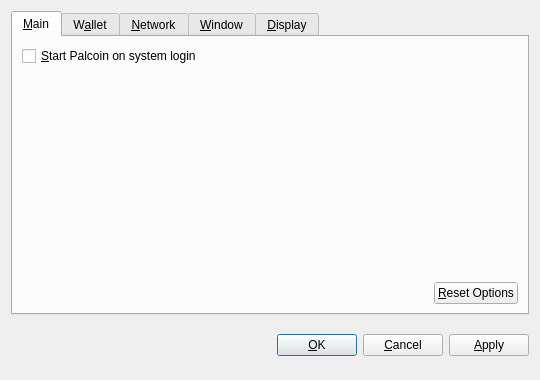
<?xml version="1.0" encoding="UTF-8"?>
<ui version="4.0">
 <class>OptionsDialog</class>
 <widget class="QDialog" name="OptionsDialog">
  <property name="geometry">
   <rect>
    <x>0</x>
    <y>0</y>
    <width>540</width>
    <height>380</height>
   </rect>
  </property>
  <property name="windowTitle">
   <string>Options</string>
  </property>
  <property name="modal">
   <bool>true</bool>
  </property>
  <layout class="QVBoxLayout" name="verticalLayout">
   <item>
    <widget class="QTabWidget" name="tabWidget">
     <property name="tabPosition">
      <enum>QTabWidget::North</enum>
     </property>
     <property name="currentIndex">
      <number>0</number>
     </property>
     <widget class="QWidget" name="tabMain">
      <attribute name="title">
       <string>&amp;Main</string>
      </attribute>
      <layout class="QVBoxLayout" name="verticalLayout_Main">
       <item>
        <widget class="QCheckBox" name="bitcoinAtStartup">
         <property name="toolTip">
          <string>Automatically start Palcoin after logging in to the system.</string>
         </property>
         <property name="text">
          <string>&amp;Start Palcoin on system login</string>
         </property>
        </widget>
       </item>
       <item>
        <spacer name="verticalSpacer_Main">
         <property name="orientation">
          <enum>Qt::Vertical</enum>
         </property>
         <property name="sizeHint" stdset="0">
          <size>
           <width>20</width>
           <height>40</height>
          </size>
         </property>
        </spacer>
       </item>
       <item>
        <layout class="QHBoxLayout" name="horizontalLayout_2_Main">
         <item>
          <spacer name="horizontalSpacer_2_Main">
           <property name="orientation">
            <enum>Qt::Horizontal</enum>
           </property>
           <property name="sizeHint" stdset="0">
            <size>
             <width>40</width>
             <height>20</height>
            </size>
           </property>
          </spacer>
         </item>
         <item>
          <widget class="QPushButton" name="resetButton">
           <property name="toolTip">
            <string>Reset all client options to default.</string>
           </property>
           <property name="text">
            <string>&amp;Reset Options</string>
           </property>
           <property name="autoDefault">
            <bool>false</bool>
           </property>
          </widget>
         </item>
        </layout>
       </item>
      </layout>
     </widget>
     <widget class="QWidget" name="tabWallet">
      <attribute name="title">
       <string>W&amp;allet</string>
      </attribute>
      <layout class="QVBoxLayout" name="verticalLayout_Network">
       <item>
        <widget class="QLabel" name="transactionFeeInfoLabel">
         <property name="text">
          <string>Optional transaction fee per kB that helps make sure your transactions are processed quickly. Most transactions are 1 kB.</string>
         </property>
         <property name="textFormat">
          <enum>Qt::PlainText</enum>
         </property>
         <property name="wordWrap">
          <bool>true</bool>
         </property>
        </widget>
       </item>
       <item>
        <layout class="QHBoxLayout" name="horizontalLayout_1_Main">
         <item>
          <widget class="QLabel" name="transactionFeeLabel">
           <property name="text">
            <string>Pay transaction &amp;fee</string>
           </property>
           <property name="textFormat">
            <enum>Qt::PlainText</enum>
           </property>
           <property name="buddy">
            <cstring>transactionFee</cstring>
           </property>
          </widget>
         </item>
         <item>
          <widget class="BitcoinAmountField" name="transactionFee"/>
         </item>
         <item>
          <spacer name="horizontalSpacer_1_Main">
           <property name="orientation">
            <enum>Qt::Horizontal</enum>
           </property>
           <property name="sizeHint" stdset="0">
            <size>
             <width>40</width>
             <height>20</height>
            </size>
           </property>
          </spacer>
         </item>
        </layout>
       </item>
       <item>
        <widget class="QLabel" name="label">
         <property name="text">
          <string>If you disable the spending of unconfirmed change, the change from a transaction cannot be used until that transaction has at least one confirmation. This also affects how your balance is computed.</string>
         </property>
         <property name="wordWrap">
          <bool>true</bool>
         </property>
        </widget>
       </item>
       <item>
        <widget class="QCheckBox" name="spendZeroConfChange">
         <property name="text">
          <string>Spend unconfirmed change  (experts only)</string>
         </property>
        </widget>
       </item>
       <item>
        <spacer name="verticalSpacer">
         <property name="orientation">
          <enum>Qt::Vertical</enum>
         </property>
         <property name="sizeHint" stdset="0">
          <size>
           <width>20</width>
           <height>40</height>
          </size>
         </property>
        </spacer>
       </item>
      </layout>
     </widget>
     <widget class="QWidget" name="tabNetwork">
      <attribute name="title">
       <string>&amp;Network</string>
      </attribute>
      <layout class="QVBoxLayout" name="verticalLayout_Network">
       <item>
        <widget class="QCheckBox" name="mapPortUpnp">
         <property name="toolTip">
          <string>Automatically open the Palcoin client port on the router. This only works when your router supports UPnP and it is enabled.</string>
         </property>
         <property name="text">
          <string>Map port using &amp;UPnP</string>
         </property>
        </widget>
       </item>
       <item>
        <widget class="QCheckBox" name="connectSocks">
         <property name="toolTip">
          <string>Connect to the Palcoin network through a SOCKS proxy (e.g. when connecting through Tor).</string>
         </property>
         <property name="text">
          <string>&amp;Connect through SOCKS proxy:</string>
         </property>
        </widget>
       </item>
       <item>
        <layout class="QHBoxLayout" name="horizontalLayout_Network">
         <item>
          <widget class="QLabel" name="proxyIpLabel">
           <property name="text">
            <string>Proxy &amp;IP:</string>
           </property>
           <property name="textFormat">
            <enum>Qt::PlainText</enum>
           </property>
           <property name="buddy">
            <cstring>proxyIp</cstring>
           </property>
          </widget>
         </item>
         <item>
          <widget class="QValidatedLineEdit" name="proxyIp">
           <property name="maximumSize">
            <size>
             <width>140</width>
             <height>16777215</height>
            </size>
           </property>
           <property name="toolTip">
            <string>IP address of the proxy (e.g. 127.0.0.1)</string>
           </property>
          </widget>
         </item>
         <item>
          <widget class="QLabel" name="proxyPortLabel">
           <property name="text">
            <string>&amp;Port:</string>
           </property>
           <property name="textFormat">
            <enum>Qt::PlainText</enum>
           </property>
           <property name="buddy">
            <cstring>proxyPort</cstring>
           </property>
          </widget>
         </item>
         <item>
          <widget class="QLineEdit" name="proxyPort">
           <property name="maximumSize">
            <size>
             <width>55</width>
             <height>16777215</height>
            </size>
           </property>
           <property name="toolTip">
            <string>Port of the proxy (e.g. 9050)</string>
           </property>
          </widget>
         </item>
         <item>
          <widget class="QLabel" name="socksVersionLabel">
           <property name="text">
            <string>SOCKS &amp;Version:</string>
           </property>
           <property name="textFormat">
            <enum>Qt::PlainText</enum>
           </property>
           <property name="buddy">
            <cstring>socksVersion</cstring>
           </property>
          </widget>
         </item>
         <item>
          <widget class="QValueComboBox" name="socksVersion">
           <property name="toolTip">
            <string>SOCKS version of the proxy (e.g. 5)</string>
           </property>
          </widget>
         </item>
         <item>
          <spacer name="horizontalSpacer_Network">
           <property name="orientation">
            <enum>Qt::Horizontal</enum>
           </property>
           <property name="sizeHint" stdset="0">
            <size>
             <width>40</width>
             <height>20</height>
            </size>
           </property>
          </spacer>
         </item>
        </layout>
       </item>
       <item>
        <spacer name="verticalSpacer_Network">
         <property name="orientation">
          <enum>Qt::Vertical</enum>
         </property>
         <property name="sizeHint" stdset="0">
          <size>
           <width>20</width>
           <height>40</height>
          </size>
         </property>
        </spacer>
       </item>
      </layout>
     </widget>
     <widget class="QWidget" name="tabWindow">
      <attribute name="title">
       <string>&amp;Window</string>
      </attribute>
      <layout class="QVBoxLayout" name="verticalLayout_Window">
       <item>
        <widget class="QCheckBox" name="minimizeToTray">
         <property name="toolTip">
          <string>Show only a tray icon after minimizing the window.</string>
         </property>
         <property name="text">
          <string>&amp;Minimize to the tray instead of the taskbar</string>
         </property>
        </widget>
       </item>
       <item>
        <widget class="QCheckBox" name="minimizeOnClose">
         <property name="toolTip">
          <string>Minimize instead of exit the application when the window is closed. When this option is enabled, the application will be closed only after selecting Quit in the menu.</string>
         </property>
         <property name="text">
          <string>M&amp;inimize on close</string>
         </property>
        </widget>
       </item>
       <item>
        <spacer name="verticalSpacer_Window">
         <property name="orientation">
          <enum>Qt::Vertical</enum>
         </property>
         <property name="sizeHint" stdset="0">
          <size>
           <width>20</width>
           <height>40</height>
          </size>
         </property>
        </spacer>
       </item>
      </layout>
     </widget>
     <widget class="QWidget" name="tabDisplay">
      <attribute name="title">
       <string>&amp;Display</string>
      </attribute>
      <layout class="QVBoxLayout" name="verticalLayout_Display">
       <item>
        <layout class="QHBoxLayout" name="horizontalLayout_1_Display">
         <item>
          <widget class="QLabel" name="langLabel">
           <property name="text">
            <string>User Interface &amp;language:</string>
           </property>
           <property name="textFormat">
            <enum>Qt::PlainText</enum>
           </property>
           <property name="buddy">
            <cstring>lang</cstring>
           </property>
          </widget>
         </item>
         <item>
          <widget class="QValueComboBox" name="lang">
           <property name="toolTip">
            <string>The user interface language can be set here. This setting will take effect after restarting Palcoin.</string>
           </property>
          </widget>
         </item>
        </layout>
       </item>
       <item>
        <layout class="QHBoxLayout" name="horizontalLayout_2_Display">
         <item>
          <widget class="QLabel" name="unitLabel">
           <property name="text">
            <string>&amp;Unit to show amounts in:</string>
           </property>
           <property name="textFormat">
            <enum>Qt::PlainText</enum>
           </property>
           <property name="buddy">
            <cstring>unit</cstring>
           </property>
          </widget>
         </item>
         <item>
          <widget class="QValueComboBox" name="unit">
           <property name="toolTip">
            <string>Choose the default subdivision unit to show in the interface and when sending coins.</string>
           </property>
          </widget>
         </item>
        </layout>
       </item>
       <item>
        <widget class="QCheckBox" name="displayAddresses">
         <property name="toolTip">
          <string>Whether to show Palcoin addresses in the transaction list or not.</string>
         </property>
         <property name="text">
          <string>&amp;Display addresses in transaction list</string>
         </property>
        </widget>
       </item>
       <item>
        <widget class="QCheckBox" name="coinControlFeatures">
         <property name="toolTip">
          <string>Whether to show coin control features or not.</string>
         </property>
         <property name="text">
          <string>Display coin &amp;control features (experts only!)</string>
         </property>
        </widget>
       </item>
       <item>
        <spacer name="verticalSpacer_Display">
         <property name="orientation">
          <enum>Qt::Vertical</enum>
         </property>
         <property name="sizeHint" stdset="0">
          <size>
           <width>20</width>
           <height>40</height>
          </size>
         </property>
        </spacer>
       </item>
      </layout>
     </widget>
    </widget>
   </item>
   <item>
    <layout class="QHBoxLayout" name="horizontalLayout_Buttons">
     <item>
      <spacer name="horizontalSpacer_1">
       <property name="orientation">
        <enum>Qt::Horizontal</enum>
       </property>
       <property name="sizeHint" stdset="0">
        <size>
         <width>40</width>
         <height>48</height>
        </size>
       </property>
      </spacer>
     </item>
     <item>
      <widget class="QLabel" name="statusLabel">
       <property name="font">
        <font>
         <weight>75</weight>
         <bold>true</bold>
        </font>
       </property>
       <property name="text">
        <string/>
       </property>
       <property name="textFormat">
        <enum>Qt::PlainText</enum>
       </property>
       <property name="wordWrap">
        <bool>true</bool>
       </property>
      </widget>
     </item>
     <item>
      <spacer name="horizontalSpacer_2">
       <property name="orientation">
        <enum>Qt::Horizontal</enum>
       </property>
       <property name="sizeHint" stdset="0">
        <size>
         <width>40</width>
         <height>48</height>
        </size>
       </property>
      </spacer>
     </item>
     <item>
      <widget class="QPushButton" name="okButton">
       <property name="text">
        <string>&amp;OK</string>
       </property>
      </widget>
     </item>
     <item>
      <widget class="QPushButton" name="cancelButton">
       <property name="text">
        <string>&amp;Cancel</string>
       </property>
       <property name="autoDefault">
        <bool>false</bool>
       </property>
      </widget>
     </item>
     <item>
      <widget class="QPushButton" name="applyButton">
       <property name="text">
        <string>&amp;Apply</string>
       </property>
       <property name="autoDefault">
        <bool>false</bool>
       </property>
      </widget>
     </item>
    </layout>
   </item>
  </layout>
 </widget>
 <customwidgets>
  <customwidget>
   <class>BitcoinAmountField</class>
   <extends>QSpinBox</extends>
   <header>bitcoinamountfield.h</header>
  </customwidget>
  <customwidget>
   <class>QValueComboBox</class>
   <extends>QComboBox</extends>
   <header>qvaluecombobox.h</header>
  </customwidget>
  <customwidget>
   <class>QValidatedLineEdit</class>
   <extends>QLineEdit</extends>
   <header>qvalidatedlineedit.h</header>
  </customwidget>
 </customwidgets>
 <resources/>
 <connections/>
</ui>
